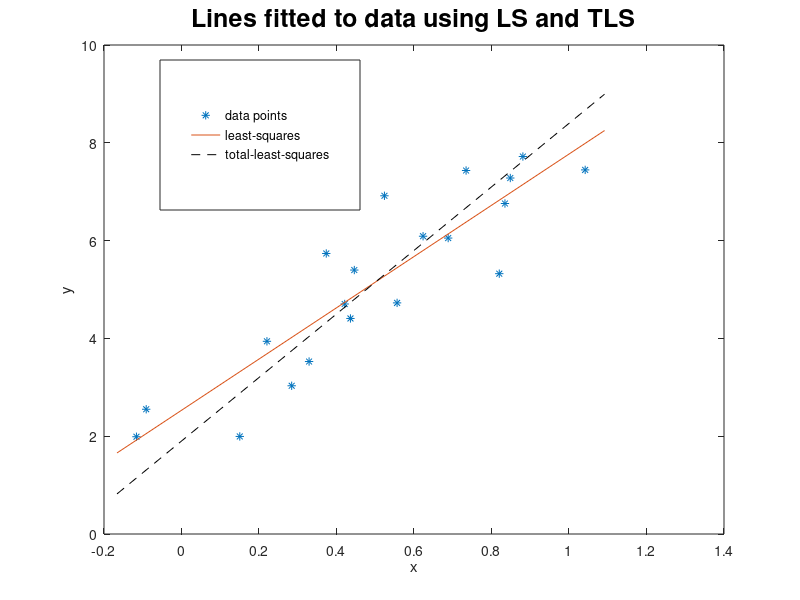

MATLAB code for this plot: (Note: this script raises an error after producing the figure.)
% Task 1: Fit least squares and total least squares lines to data points.

% Clear up
%clc;
%close all;
%clearvars;

% Begin by loading data points from linjepunkter.mat
load linjepunkter
%x = x_test';
%y = y_test';
N = length(x); % number of data points

% Plot data
plot(x, y, '*'); hold on;
xlabel('x') 
ylabel('y')
title('Lines fitted to data using LS and TLS', 'FontSize', 18) % OBS - CHANGE TITLE!
x_fine = [min(x)-0.05,max(x)+0.05]; % used when plotting the fitted lines

% Fit a line to these data points with least squares
% Here you should write code to obtain the p_ls coefficients (assuming the
% line has the form y = p_ls(1) * x + p_ls(2)).
p_ls = [x, ones(size(x))]\y;
plot(x_fine, p_ls(1) * x_fine + p_ls(2))

% Fit a line to these data points with total least squares.
% Note that the total least squares line has the form 
% ax + by + c = 0, but the plot command requires it to be of the form
% y = kx + m, so make sure to convert appropriately.

[ab, lambdas] = eig([sum(x.^2) - (1/N)*sum(x)^2, sum(x.*y) - (1/N)*sum(x)*sum(y);
               sum(x.*y) - (1/N)*sum(x)*sum(y), sum(y.^2) - (1/N)*sum(y)^2]);
c = -(1/N)*(ab(:,1)*sum(x) + ab(:,2)*sum(y));
errors = zeros(2,1);
for i = 1:2
    errors(i) = sum((abs(ab(1,i)*x + ab(2,i)*y + c(i))/(sqrt(ab(1, i)^2 + ab(2, i)^2))).^2);
end
[~, idx] = min(errors);
c = c(idx);
ab = ab(:, idx);
p_tls = [-(ab(1)/ab(2)), -c/ab(2)];
plot(x_fine, p_tls(1) * x_fine + p_tls(2), 'k--')

% Legend --> show which line corresponds to what (if you need to
% re-position the legend, you can modify rect below)
h=legend('data points', 'least-squares','total-least-squares');
rect = [0.20, 0.65, 0.25, 0.25];
set(h, 'Position', rect)
h.FontSize = 14;

% After having plotted both lines, it's time to compute errors for the
% respective lines. Specifically, for each line (the least squares and the
% total least squares line), compute the least square error and the total
% least square error. Note that the error is the sum of the individual
% errors for each data point! In total you should get 4 errors. Report these
% in your report, and comment on the results. OBS: Recall the distance formula
% between a point and a line from linear algebra, useful when computing orthogonal
% errors!

% WRITE CODE BELOW TO COMPUTE THE 4 ERRORS
% For LS-line:
ls_error_1 = sum((y - (p_ls(1)*x + p_ls(2))).^2);
tls_error_1 = sum((abs(-p_ls(1)*x + y + -p_ls(2))/(sqrt(p_ls(1)^2 + 1))).^2);

% For TLS-line:
ls_error_2 = sum((y - (p_tls(1)*x + p_tls(2))).^2);
tls_error_2 = sum((abs(ab(1)*x + ab(2)*y + c)/(sqrt(ab(1)^2 + ab(2)^2))).^2);
